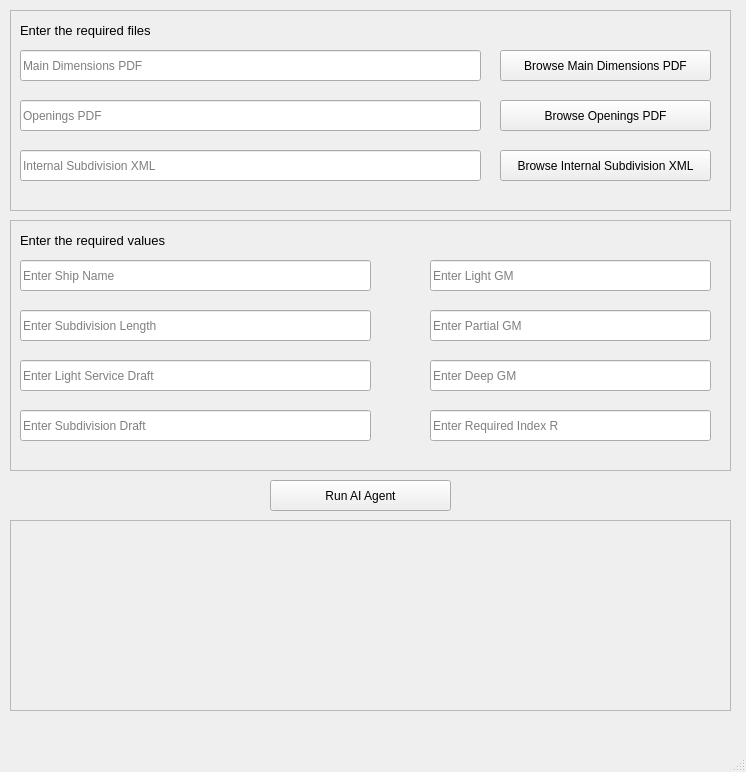
<?xml version="1.0" encoding="UTF-8"?>
<ui version="4.0">
 <class>MainWindow</class>
 <widget class="QMainWindow" name="MainWindow">
  <property name="geometry">
   <rect>
    <x>0</x>
    <y>0</y>
    <width>746</width>
    <height>772</height>
   </rect>
  </property>
  <property name="windowTitle">
   <string>MainWindow</string>
  </property>
  <widget class="QWidget" name="centralwidget">
   <widget class="QPushButton" name="runBtn">
    <property name="geometry">
     <rect>
      <x>270</x>
      <y>480</y>
      <width>181</width>
      <height>31</height>
     </rect>
    </property>
    <property name="text">
     <string>Run AI Agent</string>
    </property>
   </widget>
   <widget class="QFrame" name="filesFrame">
    <property name="geometry">
     <rect>
      <x>10</x>
      <y>10</y>
      <width>721</width>
      <height>201</height>
     </rect>
    </property>
    <property name="frameShape">
     <enum>QFrame::StyledPanel</enum>
    </property>
    <property name="frameShadow">
     <enum>QFrame::Raised</enum>
    </property>
    <widget class="QLineEdit" name="mainDimsLineEdit">
     <property name="geometry">
      <rect>
       <x>10</x>
       <y>40</y>
       <width>461</width>
       <height>31</height>
      </rect>
     </property>
     <property name="readOnly">
      <bool>true</bool>
     </property>
     <property name="placeholderText">
      <string>Main Dimensions PDF</string>
     </property>
     <property name="clearButtonEnabled">
      <bool>false</bool>
     </property>
    </widget>
    <widget class="QLineEdit" name="openingsLineEdit">
     <property name="geometry">
      <rect>
       <x>10</x>
       <y>90</y>
       <width>461</width>
       <height>31</height>
      </rect>
     </property>
     <property name="readOnly">
      <bool>true</bool>
     </property>
     <property name="placeholderText">
      <string>Openings PDF</string>
     </property>
     <property name="clearButtonEnabled">
      <bool>false</bool>
     </property>
    </widget>
    <widget class="QLineEdit" name="internalSubdivLineEdit">
     <property name="geometry">
      <rect>
       <x>10</x>
       <y>140</y>
       <width>461</width>
       <height>31</height>
      </rect>
     </property>
     <property name="readOnly">
      <bool>true</bool>
     </property>
     <property name="placeholderText">
      <string>Internal Subdivision XML</string>
     </property>
     <property name="clearButtonEnabled">
      <bool>false</bool>
     </property>
    </widget>
    <widget class="QPushButton" name="mainDimsBtn">
     <property name="geometry">
      <rect>
       <x>490</x>
       <y>40</y>
       <width>211</width>
       <height>31</height>
      </rect>
     </property>
     <property name="text">
      <string>Browse Main Dimensions PDF</string>
     </property>
    </widget>
    <widget class="QPushButton" name="openingsBtn">
     <property name="geometry">
      <rect>
       <x>490</x>
       <y>90</y>
       <width>211</width>
       <height>31</height>
      </rect>
     </property>
     <property name="text">
      <string>Browse Openings PDF</string>
     </property>
    </widget>
    <widget class="QPushButton" name="internalSubdivBtn">
     <property name="geometry">
      <rect>
       <x>490</x>
       <y>140</y>
       <width>211</width>
       <height>31</height>
      </rect>
     </property>
     <property name="text">
      <string>Browse Internal Subdivision XML</string>
     </property>
    </widget>
    <widget class="QLabel" name="label">
     <property name="geometry">
      <rect>
       <x>10</x>
       <y>0</y>
       <width>171</width>
       <height>41</height>
      </rect>
     </property>
     <property name="font">
      <font>
       <pointsize>10</pointsize>
      </font>
     </property>
     <property name="text">
      <string>Enter the required files</string>
     </property>
    </widget>
   </widget>
   <widget class="QFrame" name="valuesFrame">
    <property name="geometry">
     <rect>
      <x>10</x>
      <y>220</y>
      <width>721</width>
      <height>251</height>
     </rect>
    </property>
    <property name="frameShape">
     <enum>QFrame::StyledPanel</enum>
    </property>
    <property name="frameShadow">
     <enum>QFrame::Raised</enum>
    </property>
    <widget class="QLineEdit" name="subdivLenLineEdit">
     <property name="geometry">
      <rect>
       <x>10</x>
       <y>90</y>
       <width>351</width>
       <height>31</height>
      </rect>
     </property>
     <property name="readOnly">
      <bool>false</bool>
     </property>
     <property name="placeholderText">
      <string>Enter Subdivision Length</string>
     </property>
     <property name="clearButtonEnabled">
      <bool>true</bool>
     </property>
    </widget>
    <widget class="QLineEdit" name="lightGMLineEdit">
     <property name="geometry">
      <rect>
       <x>420</x>
       <y>40</y>
       <width>281</width>
       <height>31</height>
      </rect>
     </property>
     <property name="readOnly">
      <bool>false</bool>
     </property>
     <property name="placeholderText">
      <string>Enter Light GM</string>
     </property>
     <property name="clearButtonEnabled">
      <bool>true</bool>
     </property>
    </widget>
    <widget class="QLineEdit" name="subdivDraftLineEdit">
     <property name="geometry">
      <rect>
       <x>10</x>
       <y>190</y>
       <width>351</width>
       <height>31</height>
      </rect>
     </property>
     <property name="readOnly">
      <bool>false</bool>
     </property>
     <property name="placeholderText">
      <string>Enter Subdivision Draft</string>
     </property>
     <property name="clearButtonEnabled">
      <bool>true</bool>
     </property>
    </widget>
    <widget class="QLineEdit" name="lightServiceDraftLineEdit">
     <property name="geometry">
      <rect>
       <x>10</x>
       <y>140</y>
       <width>351</width>
       <height>31</height>
      </rect>
     </property>
     <property name="readOnly">
      <bool>false</bool>
     </property>
     <property name="placeholderText">
      <string>Enter Light Service Draft</string>
     </property>
     <property name="clearButtonEnabled">
      <bool>true</bool>
     </property>
    </widget>
    <widget class="QLabel" name="label_2">
     <property name="geometry">
      <rect>
       <x>10</x>
       <y>0</y>
       <width>211</width>
       <height>41</height>
      </rect>
     </property>
     <property name="font">
      <font>
       <pointsize>10</pointsize>
      </font>
     </property>
     <property name="text">
      <string>Enter the required values</string>
     </property>
    </widget>
    <widget class="QLineEdit" name="shipNameLineEdit">
     <property name="geometry">
      <rect>
       <x>10</x>
       <y>40</y>
       <width>351</width>
       <height>31</height>
      </rect>
     </property>
     <property name="readOnly">
      <bool>false</bool>
     </property>
     <property name="placeholderText">
      <string>Enter Ship Name</string>
     </property>
     <property name="clearButtonEnabled">
      <bool>true</bool>
     </property>
    </widget>
    <widget class="QLineEdit" name="deepGMLineEdit">
     <property name="geometry">
      <rect>
       <x>420</x>
       <y>140</y>
       <width>281</width>
       <height>31</height>
      </rect>
     </property>
     <property name="readOnly">
      <bool>false</bool>
     </property>
     <property name="placeholderText">
      <string>Enter Deep GM</string>
     </property>
     <property name="clearButtonEnabled">
      <bool>true</bool>
     </property>
    </widget>
    <widget class="QLineEdit" name="partialGMLineEdit">
     <property name="geometry">
      <rect>
       <x>420</x>
       <y>90</y>
       <width>281</width>
       <height>31</height>
      </rect>
     </property>
     <property name="readOnly">
      <bool>false</bool>
     </property>
     <property name="placeholderText">
      <string>Enter Partial GM</string>
     </property>
     <property name="clearButtonEnabled">
      <bool>true</bool>
     </property>
    </widget>
    <widget class="QLineEdit" name="requiredIndexLineEdit">
     <property name="geometry">
      <rect>
       <x>420</x>
       <y>190</y>
       <width>281</width>
       <height>31</height>
      </rect>
     </property>
     <property name="readOnly">
      <bool>false</bool>
     </property>
     <property name="placeholderText">
      <string>Enter Required Index R</string>
     </property>
     <property name="clearButtonEnabled">
      <bool>true</bool>
     </property>
    </widget>
   </widget>
   <widget class="QFrame" name="resultsFrame">
    <property name="geometry">
     <rect>
      <x>10</x>
      <y>520</y>
      <width>721</width>
      <height>191</height>
     </rect>
    </property>
    <property name="frameShape">
     <enum>QFrame::StyledPanel</enum>
    </property>
    <property name="frameShadow">
     <enum>QFrame::Raised</enum>
    </property>
   </widget>
  </widget>
  <widget class="QMenuBar" name="menubar">
   <property name="geometry">
    <rect>
     <x>0</x>
     <y>0</y>
     <width>746</width>
     <height>26</height>
    </rect>
   </property>
  </widget>
  <widget class="QStatusBar" name="statusbar"/>
 </widget>
 <resources/>
 <connections/>
</ui>
